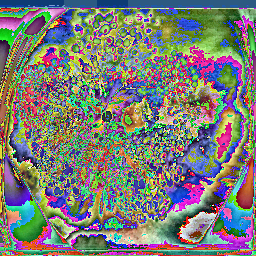
#> input picture bins/image_101.png, 256 x 256 px
$ python -i transforms.py   (imports and definitions only)
#> lines starting #> are read from the running program, lines starting #| are printed output that depends on the picture
import cv2
import numpy as np
from PIL import Image
import torchvision.transforms as transforms
from config import *
from PIL import Image, ImageDraw

class CLAHETransform:
    def __init__(self, clip_limit=2.0, tile_grid_size=(8, 8)):
        self.clahe = cv2.createCLAHE(clipLimit=clip_limit, tileGridSize=tile_grid_size)

    def __call__(self, img):
        img = np.array(img)
        img = cv2.cvtColor(img, cv2.COLOR_RGB2LAB)
#> img: shape (256, 256, 3); mean of channels 0, 1, 2 142, 133.7, 133.9
        l, a, b = cv2.split(img)
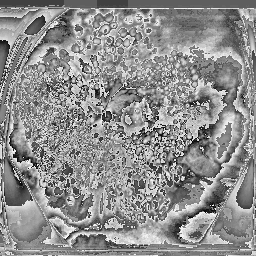
#> l: shape (256, 256); min 1, max 252, mean 142
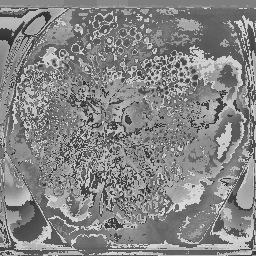
#> a: shape (256, 256); min 42, max 225, mean 133.7
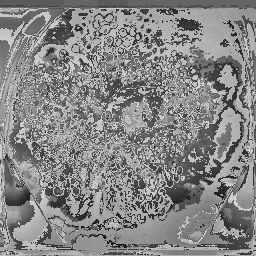
#> b: shape (256, 256); min 22, max 221, mean 133.9
        l = self.clahe.apply(l)
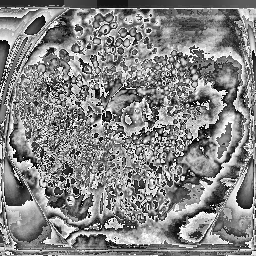
#> l: shape (256, 256); min 0, max 255, mean 132.1
        img = cv2.merge((l, a, b))
#> img: shape (256, 256, 3); mean of channels 0, 1, 2 132.1, 133.7, 133.9
        img = cv2.cvtColor(img, cv2.COLOR_LAB2RGB)
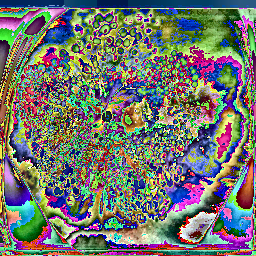
#> img: shape (256, 256, 3); mean R, G, B 113.2, 115.5, 109.2
        return Image.fromarray(img)

class GreenCLAHETransform:
    def __init__(self, clip_limit=2.0, tile_grid_size=(8, 8)):
        self.clahe = cv2.createCLAHE(clipLimit=clip_limit, tileGridSize=tile_grid_size)

    # [11 lines left out: function __call__, not called in this run]

class GammaCorrection:
    def __init__(self, gamma=1.0):
        self.gamma = gamma

    # [42 lines left out: functions __call__, create_doughnut_gaussian_mask, not called in this run]


class GaussianMultiplyTransform:
    def __init__(self, size, sigma_inner=30, sigma_outer=100):
        self.gaussian_mask = create_doughnut_gaussian_mask(size, sigma_inner, sigma_outer)

    # [9 lines left out: function __call__, not called in this run]


class CircularCrop(object):
    def __init__(self, size):
        self.size = size

    # [90 lines left out: functions __call__, grid_search_transform, not called in this run]

>>> import cv2
>>> picture = cv2.cvtColor(cv2.imread('../bins/image_101.png'), cv2.COLOR_BGR2RGB)
>>> result = CLAHETransform()(picture)
